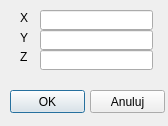
<?xml version="1.0" encoding="UTF-8"?>
<ui version="4.0">
 <class>EditMapAdd</class>
 <widget class="QDialog" name="EditMapAdd">
  <property name="geometry">
   <rect>
    <x>0</x>
    <y>0</y>
    <width>168</width>
    <height>126</height>
   </rect>
  </property>
  <property name="windowTitle">
   <string>Dialog</string>
  </property>
  <widget class="QLabel" name="label">
   <property name="geometry">
    <rect>
     <x>20</x>
     <y>10</y>
     <width>16</width>
     <height>16</height>
    </rect>
   </property>
   <property name="text">
    <string>X</string>
   </property>
  </widget>
  <widget class="QLabel" name="label_2">
   <property name="geometry">
    <rect>
     <x>20</x>
     <y>30</y>
     <width>16</width>
     <height>16</height>
    </rect>
   </property>
   <property name="text">
    <string>Y</string>
   </property>
  </widget>
  <widget class="QLineEdit" name="xLineEdit">
   <property name="geometry">
    <rect>
     <x>40</x>
     <y>10</y>
     <width>113</width>
     <height>20</height>
    </rect>
   </property>
   <property name="text">
    <string/>
   </property>
   <property name="int" stdset="0">
    <number>0</number>
   </property>
  </widget>
  <widget class="QLineEdit" name="yLineEdit">
   <property name="geometry">
    <rect>
     <x>40</x>
     <y>30</y>
     <width>113</width>
     <height>20</height>
    </rect>
   </property>
   <property name="int" stdset="0">
    <number>0</number>
   </property>
  </widget>
  <widget class="QPushButton" name="okButton">
   <property name="geometry">
    <rect>
     <x>10</x>
     <y>90</y>
     <width>75</width>
     <height>23</height>
    </rect>
   </property>
   <property name="text">
    <string>OK</string>
   </property>
  </widget>
  <widget class="QPushButton" name="cancelButton">
   <property name="geometry">
    <rect>
     <x>90</x>
     <y>90</y>
     <width>75</width>
     <height>23</height>
    </rect>
   </property>
   <property name="text">
    <string>Anuluj</string>
   </property>
  </widget>
  <widget class="QLabel" name="errorLabel">
   <property name="geometry">
    <rect>
     <x>10</x>
     <y>70</y>
     <width>151</width>
     <height>16</height>
    </rect>
   </property>
   <property name="text">
    <string/>
   </property>
  </widget>
  <widget class="QLabel" name="label_3">
   <property name="geometry">
    <rect>
     <x>20</x>
     <y>50</y>
     <width>47</width>
     <height>13</height>
    </rect>
   </property>
   <property name="text">
    <string>Z</string>
   </property>
  </widget>
  <widget class="QLineEdit" name="zLineEdit">
   <property name="geometry">
    <rect>
     <x>40</x>
     <y>50</y>
     <width>113</width>
     <height>20</height>
    </rect>
   </property>
   <property name="int" stdset="0">
    <number>0</number>
   </property>
  </widget>
 </widget>
 <resources/>
 <connections/>
</ui>
